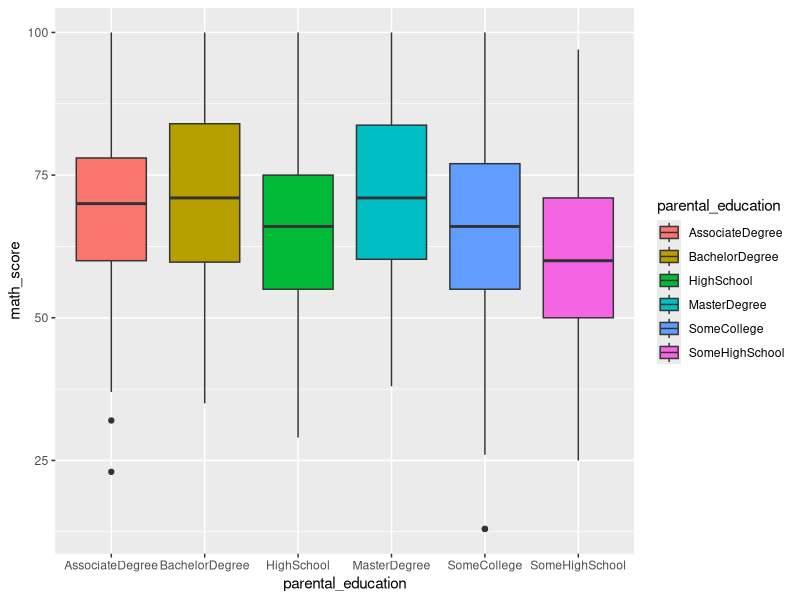
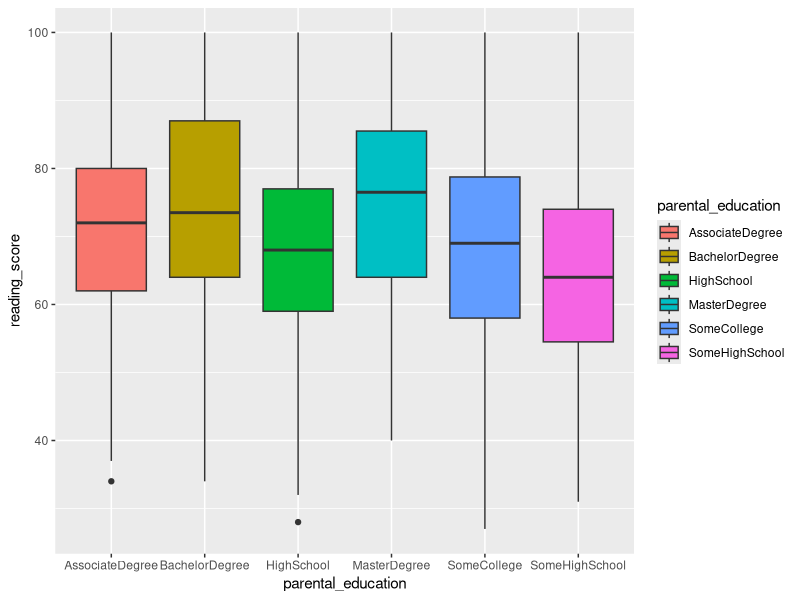
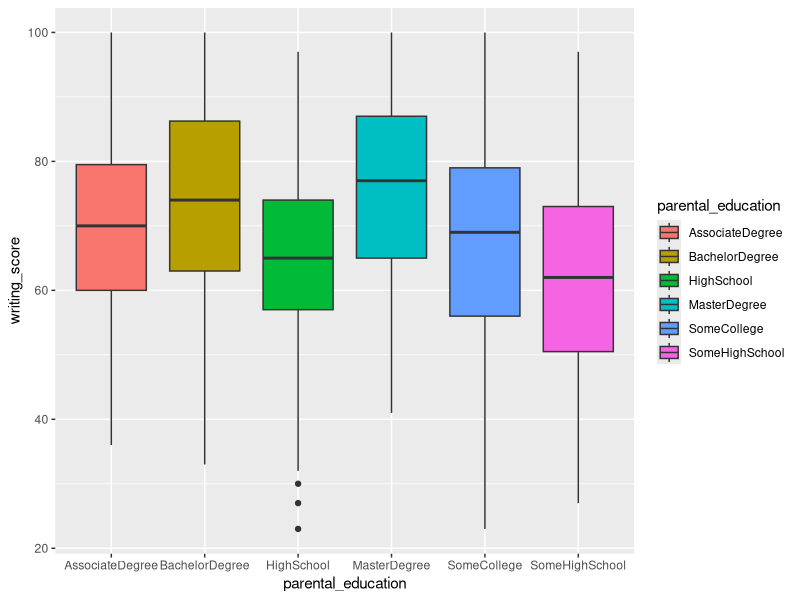
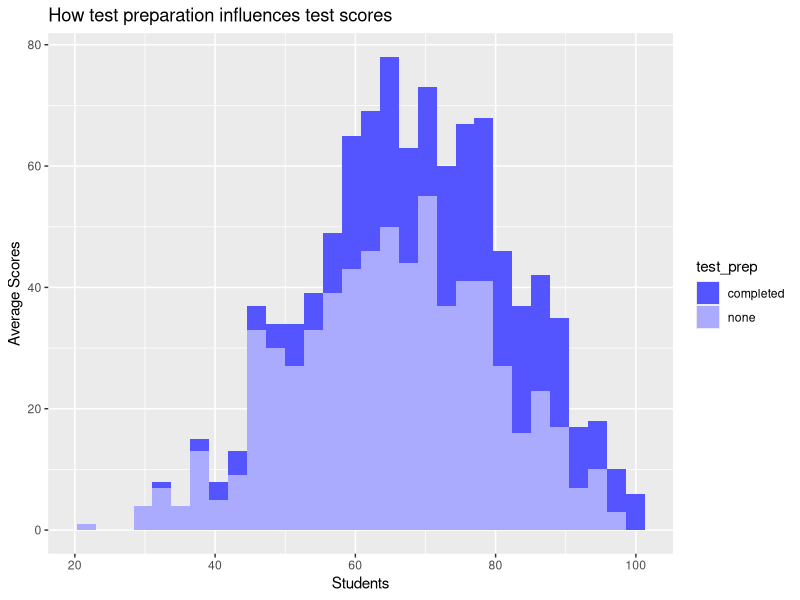
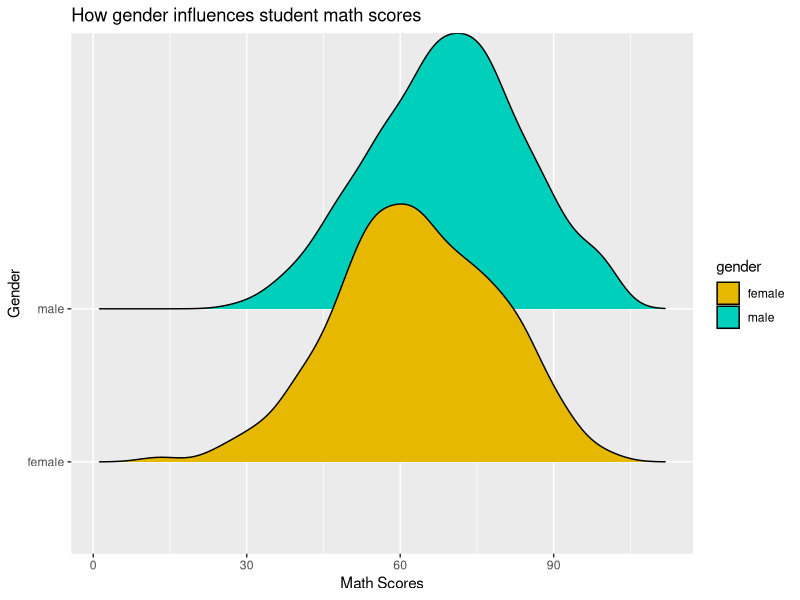
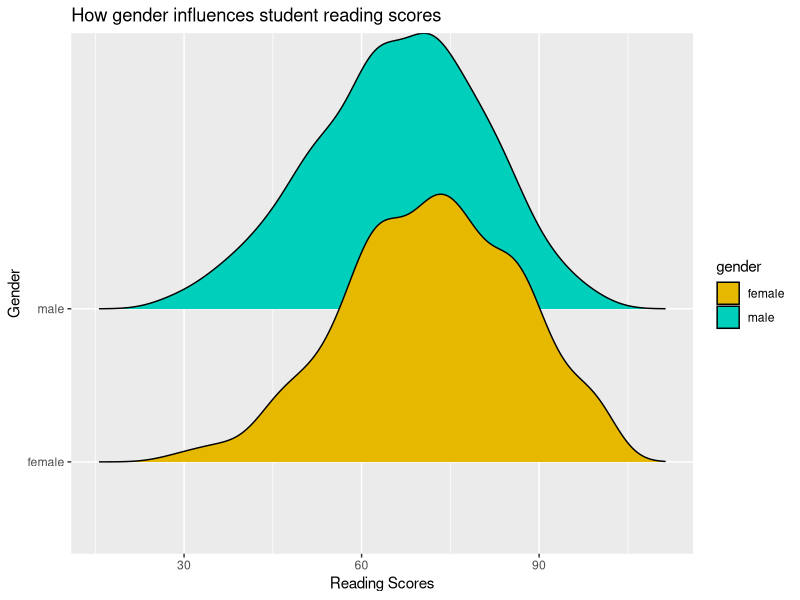
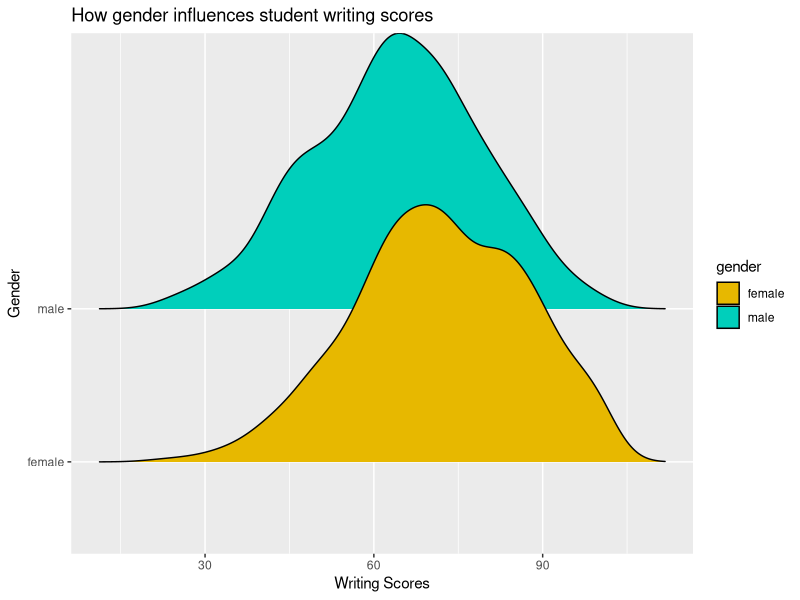
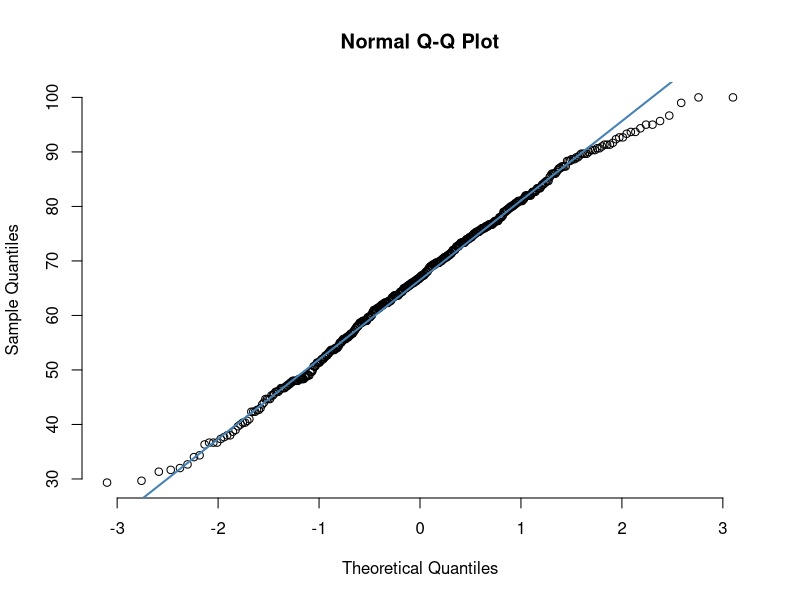

Generate these figures, in order, with R:
## ---- chunk 1
library(tidyverse)
library(ggplot2)
library(dbplyr)
library(dtplyr)
library(ggridges)
library(knitr)
## ---- chunk 2
exams <- read_csv("exams.csv")
head(exams, 10) %>% kable()
## ---- chunk 3
qplot(data = exams, x = parental_education, y = math_score, fill = parental_education, geom = "boxplot", title = "A comparison between parental education and student math scores")
## ---- chunk 4
qplot(data = exams, x = parental_education, y = reading_score, fill = parental_education, geom = "boxplot", title = "A comparison between parental education and student reading scores")
## ---- chunk 5
qplot(data = exams, x = parental_education, y = writing_score, fill = parental_education, geom = "boxplot", title = "A comparison between parental education and student writing scores")
## ---- chunk 6
mutate(exams, average_score = (math_score + reading_score + writing_score)/3)
## ---- chunk 7
exams <- mutate(exams, average_score = (math_score + reading_score + writing_score)/3)

ggplot(exams, aes(x = average_score)) + 
  geom_histogram(aes(fill = test_prep)) + 
  scale_fill_manual(values = c("#5555FF", "#AAAAFF")) + 
  labs(title = "How test preparation influences test scores",
       x = "Students",
       y = "Average Scores")
## ---- chunk 8
plot1 <- ggplot(exams, aes(x = math_score, y = gender, fill = gender))+
  geom_density_ridges(aes(fill = gender)) + 
  scale_fill_manual(values = c("#E7B800", "#00CFBB")) + 
  labs(title = "How gender influences student math scores",
       x = "Math Scores",
       y = "Gender")
plot1

plot2 <- ggplot(exams, aes(x = reading_score, y = gender, fill = gender))+
  geom_density_ridges(aes(fill = gender)) + 
  scale_fill_manual(values = c("#E7B800", "#00CFBB")) + 
  labs(title = "How gender influences student reading scores",
       x = "Reading Scores",
       y = "Gender")
plot2

plot3 <- ggplot(exams, aes(x = writing_score, y = gender, fill = gender))+
  geom_density_ridges(aes(fill = gender)) + 
  scale_fill_manual(values = c("#E7B800", "#00CFBB")) + 
  labs(title = "How gender influences student writing scores",
       x = "Writing Scores",
       y = "Gender")
plot3
## ---- chunk 9
male <- exams %>% filter(gender == "male") %>% select(gender, average_score)
## ---- chunk 10
qqnorm(male$average_score, pch = 1, frame = FALSE)
qqline(male$average_score, col = "steelblue", lwd = 2)
## ---- chunk 11
female <- exams %>% filter(gender == "female") %>% select(gender, average_score)
qqnorm(female$average_score, pch = 1, frame = FALSE)
qqline(female$average_score, col = "steelblue", lwd = 2)
## ---- chunk 12
t.test(female$average_score, male$average_score)
## ---- chunk 13
both <- rbind(male, female)
qplot(data = both, x = gender, y = average_score, fill = gender, geom = "boxplot")
